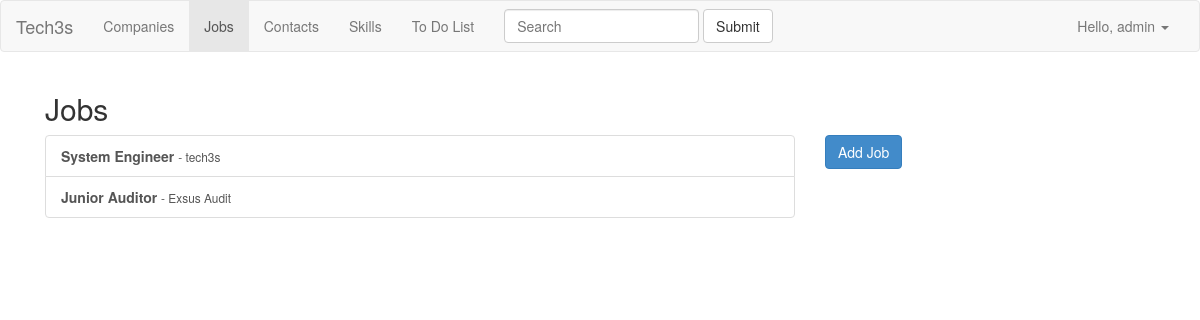
/jobs/ (signed in), run on an earlier commit of the app's database.
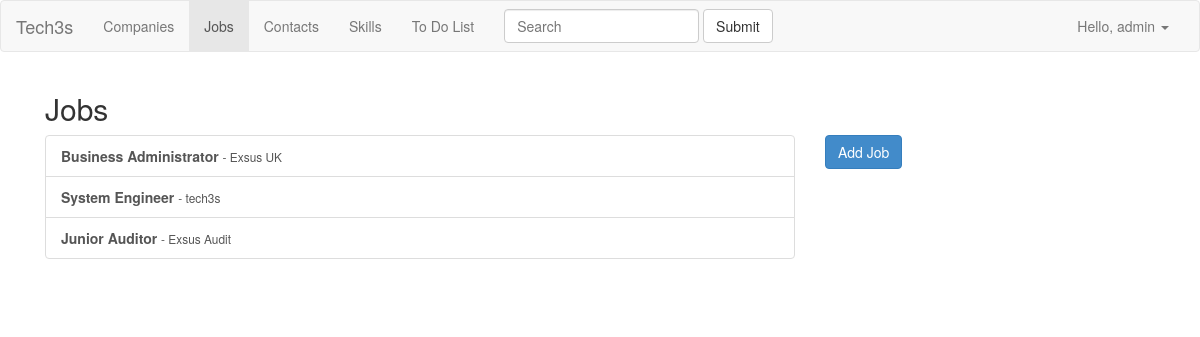
And on a later commit of the database.
### crm/models.py (models this page shows, shortened)
class Job(models.Model):
    JOB_TYPE_CHOICES = (
        ('employee', 'Employee'),
        ('freelance', 'Freelance'),
    )
    STATUS_CHOICES = (
        ('open', 'Open'),
        ('won', 'Won'),
        ('lost', 'Lost'),
        ('canceled_by_client', 'Canceled by Client'),
    )
    title = models.CharField(max_length=250, db_index=True)
    description = models.TextField()
    zip_code = models.CharField(max_length=10, blank=True)
    num_vacancies = models.IntegerField(default=1)
    job_type = models.CharField(max_length=15, choices=JOB_TYPE_CHOICES)
    salary = models.DecimalField(max_digits=10, decimal_places=2)
    fee = models.CharField(max_length=25, blank=True)
    total_income = models.DecimalField(
        max_digits=10, decimal_places=2, null=True, blank=True)
    document = models.FileField(
        upload_to='uploads/docs/jobs/%Y/%m/%d/', blank=True)
    slug = models.SlugField(max_length=250, unique=True)
    timestamp = models.DateTimeField(auto_now_add=True, db_index=True)
    nubelo_id = models.IntegerField(null=True, blank=True)
    nubelo_url = models.URLField(max_length=250, blank=True)
    company = models.ForeignKey(Company, related_name='jobs')
    skills = models.ManyToManyField(Skill, related_name='jobs')
    city = models.ForeignKey(City, related_name='jobs')
    created_by = models.ForeignKey(
        settings.AUTH_USER_MODEL, related_name='created_jobs',
        db_index=True)
    assigned_to = models.ForeignKey(
        settings.AUTH_USER_MODEL, related_name='assigned_jobs')
    class Meta:
        ordering = ('-timestamp',)
    def get_absolute_url(self):
        return reverse(
            'crm_job_detail',
            kwargs={
                'company_slug': self.company.slug,
                'job_slug': self.slug,
            })

class Company(models.Model):
    STATUS_CHOICES = (
        ('contacted', 'Contacted'),
        ('accepted', 'Accepted'),
        ('declined', 'Declined'),
        ('n/a', 'N/A'),
    )
    name = models.CharField(max_length=100, db_index=True)
    legal_name = models.CharField(max_length=100, blank=True)
    cif = models.CharField(max_length=25, blank=True)
    website = models.URLField(blank=True)
    description = models.TextField(blank=True)
    address = models.CharField(max_length=100, blank=True)
    zip_code = models.CharField(max_length=10, blank=True)
    slug = models.SlugField(max_length=250, unique=True, blank=True)
    official_company = models.BooleanField(
        default=True,
        help_text='Official company in Nubelo, in case of duplicates',
        blank=True)
    fee = models.CharField(max_length=25, blank=True)
    nubelo_id = models.IntegerField(null=True, blank=True)
    nubelo_url = models.URLField(max_length=250, blank=True)
    status = models.CharField(max_length=15, choices=STATUS_CHOICES)
    updated = models.DateTimeField(auto_now=True)
    timestamp = models.DateTimeField(auto_now_add=True, db_index=True)
    city = models.ForeignKey(City, related_name='companies')
    industry = models.ForeignKey(Industry, related_name='companies')
    skills = models.ManyToManyField(Skill, related_name='companies')
    created_by = models.ForeignKey(
        settings.AUTH_USER_MODEL, related_name='created_companies',
        db_index=True)
    owner = models.ForeignKey(
        settings.AUTH_USER_MODEL, related_name='owned_companies')
    assigned_to = models.ForeignKey(
        settings.AUTH_USER_MODEL, related_name='assigned_companies')
    class Meta:
        ordering = ('-timestamp',)
        verbose_name_plural = "companies"
    def __str__(self):
        return self.name

### crm/views.py (the view)
@class_login_required
class JobList(PageLinksMixin, ListView):
    model = Job

### crm/utils.py (called while the page is built)
    def previous_page(self, page):
        if page.has_previous():
            return self._page_urls(page.previous_page_number())
        return None

    def next_page(self, page):
        if page.has_next():
            return self._page_urls(page.next_page_number())
        return None

    def get_context_data(self, **kwargs):
        context = super().get_context_data(**kwargs)
        page = context.get('page_obj')
        if page is not None:
            context.update({
                'previous_page_url': self.previous_page(page),
                'next_page_url': self.next_page(page),
            })
        return context

### crm/templates/crm/job_list.html (shortened to what this page needs)
{% extends "crm/base_crm.html" %}
{% block crm_content %}
  <h2>Jobs</h2>
  <div class="row">
    <div class="col-md-8">
      <div class="list-group">
        {% for job in job_list %}
          <a href="{{ job.get_absolute_url }}" class="list-group-item">
            <strong>{{ job.title }}</strong>
            <small> - {{ job.company }}</small>
          </a>
        {% empty %}
          <p>There are no jobs to display.</p>
        {% endfor %}
      </div>
    </div>
    {% if request.user.is_superuser %}
    <div class="col-md-4">
      <a role="button" class="btn btn-primary" href="{% url 'crm_job_create_general' %}">Add Job</a>
    </div>
    {% endif %}
  </div>
{% endblock %}

### crm/templates/crm/base_crm.html (shortened to what this page needs)
{% extends 'base.html' %}
{% block content %}
  {% block crm_content %}{% endblock %}
{% endblock %}

### templates/base.html (shortened to what this page needs)
{% load staticfiles %}
<!DOCTYPE html>
<html lang="en">
<head>
  <link rel="stylesheet" type="text/css" href="{% static 'site/css/bootstrap.css' %}">
  <link rel="stylesheet" type="text/css" href="{% static 'site/css/style.css' %}">
</head>
<body>
    <header>
      <nav class="navbar navbar-default">
        <div class="container-fluid">
          <div class="navbar-header">
            <a class="navbar-brand" href="/">Tech3s</a>
          </div>
          {% if user.is_authenticated %}
          <div class="collapse navbar-collapse" id="bs-example-navbar-collapse-1">
            <ul class="nav navbar-nav">
              <li class="{% if '/companies/' in request.path %} active {% endif %}">
                <a href="{% url 'crm_company_list' %}">Companies <span class="sr-only">(current)</span></a>
              </li>
              <li class="{% if '/jobs/' in request.path %} active {% endif %}">
                <a href="{% url 'crm_job_list' %}">Jobs</a>
              </li>
              <li class="{% if '/contacts/' in request.path %} active {% endif %}">
                <a href="{% url 'crm_contact_list' %}">Contacts</a>
              </li>
              <li class="{% if '/skills/' in request.path %} active {% endif %}">
                <a href="{% url 'crm_skill_list' %}">Skills</a>
              </li>
              <li class="{% if '/to-do-list/' in request.path %} active {% endif %}">
                <a href="{% url 'crm_company_action_to_do_list' %}">To Do List</a>
              </li>
            </ul>
            <form class="navbar-form navbar-left" role="search">
              <div class="form-group">
                <input type="text" class="form-control" placeholder="Search">
              </div>
              <button type="submit" class="btn btn-default">Submit</button>
            </form>
            <ul class="nav navbar-nav navbar-right">
              <li class="dropdown">
                <a href="#" class="dropdown-toggle" data-toggle="dropdown" role="button" aria-haspopup="true" aria-expanded="false">Hello, {{ user.username }} <span class="caret"></span></a>
              </li>
            </ul>
          </div>
          {% endif %}
        </div>
      </nav>
    </header>
      <div class="container">
      <div class="container">
        <main>
        {% block content %}{% endblock %}
      </main>
      </div>
      <footer>
      </footer>
    </div>
</body>
</html>

### static/site/css/style.css (style rules this page uses)
footer { padding-top: 30px; }

What changed in the data, as far as the page shows it:
added Job: title "Business Administrator", company "Exsus UK"
